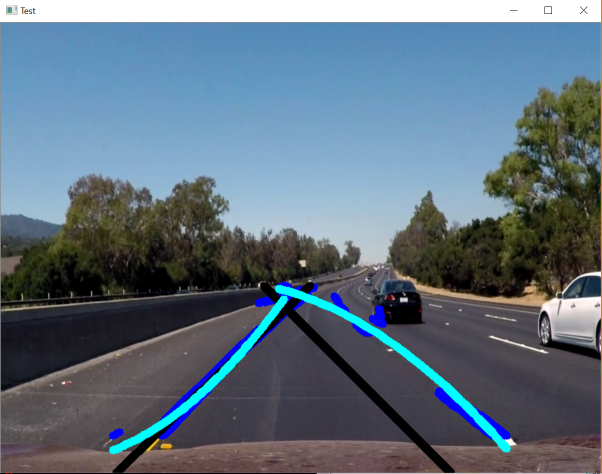
#> input picture Documentation/road.PNG, 1203 x 947 px, given in place of the camera (shown at 1/2 size)
$ python main.py
#> lines starting #> are read from the running program, lines starting #| are printed output that depends on the picture; after the words box and inside, x2 and y2 are one past the last pixel; in counts of white or black regions, pixels touching at a corner belong together
import cv2
import numpy as np
from numpy import ones, vstack
from numpy.linalg import lstsq
import math
from time import sleep
from scipy.optimize import curve_fit

# import matplotlib.pyplot as plt
# import sympy
# from scipy import stats

cap = cv2.VideoCapture(1)


# Check slope for navigation
def checkSlope(x1, y1, x2, y2):
    return (y2 - y1) / (x2 - x1)


# Finding the intersection of 2 lines
def intersection(line, line1):
    x = (line1[1] - line[1]) / (line[0] - line1[0])
    if (x <= 800 and x >= 0) and (((line[0] * x) + line[1]) >= 0) and ((line[0] * x) + line[1] <= 600):
        return [x, (line[0] * x) + line[1]]


# Finding the precentage of turning
def turnPercent(m):
    alpha = math.atan(m)
    alpha = alpha * 180 / math.pi
    if (int(alpha) > 0):
        return int(90 / alpha * 100)
    else:
        alpha = 180 - alpha
        return int(90 / alpha * 100)


# Performing quadratic regression to outline lanes
def polyReg(xcors, ycors):
    def func(x, a, b, c):
        return (a * (x ** 2)) + (b * x) + c

    time = np.array(xcors)
    avg = np.array(ycors)
    initialGuess = [5, 5, -.01]
    guessedFactors = [func(x, *initialGuess) for x in time]
    popt, pcov = curve_fit(func, time, avg, initialGuess)
    cont = np.linspace(min(time), max(time), 50)
    fittedData = [func(x, *popt) for x in cont]
    # [4 lines of commented-out code are left out]
    xcors = []
    ycors = []
    for count, i in enumerate(cont):
        xcors.append(i)
        ycors.append(fittedData[count])

    # [6 lines of commented-out code are left out]
    return popt, xcors, ycors


# Performing linear regression to outline the sides of lanes
def linearRegression(X, Y):
    mean_x = np.mean(X)
    mean_y = np.mean(Y)
    m = len(X)
    numer = 0
    denom = 0
    for i in range(m):
        numer += (X[i] - mean_x) * (Y[i] - mean_y)
        denom += (X[i] - mean_x) ** 2
    b1 = numer / denom
    b0 = mean_y - (b1 * mean_x)

    max_x = np.max(X) + 5
    min_x = np.min(X) - 5
    x = np.linspace(min_x, max_x, 1000)
    y = b0 + b1 * x

    return b1, b0


# Averaging all the points for averaging lanes
def average(diction):
    xcors1 = 0
    ycors1 = 0
    xcors2 = 0
    ycors2 = 0
    count = 0
    for data in diction:
        xcors1 = xcors1 + data[2][0]
        ycors1 = ycors1 + data[2][1]
        xcors2 = xcors2 + data[2][2]
        ycors2 = ycors2 + data[2][3]
        count = count + 1
    xcors1 = xcors1 / count
    ycors1 = ycors1 / count
    xcors2 = xcors2 / count
    ycors2 = ycors2 / count

    return (int(xcors1), int(ycors1), int(xcors2), int(ycors2))


# Function to average houghlines for lanes
def averageLanes(lines):
    try:
        ycor = []

        for i in lines:
            for x in i:
                ycor.append(x[1])
                ycor.append(x[3])

        minY = min(ycor)
        maxY = 600
        linesDict = {}
        finalLines = {}
        lineCount = {}
        for count, i in enumerate(lines):
            for x in i:
                xcors = (x[0], x[2])
                ycors = (x[1], x[3])

                A = vstack([xcors, ones(len(xcors))]).T
                m, b = lstsq(A, ycors)[0]

                x1 = (minY - b) / m
                x2 = (maxY - b) / m

                linesDict[count] = [m, b, [int(x1), minY, int(x2), maxY]]

        status = False
        for i in linesDict:
            finalLinesCopy = finalLines.copy()

            m = linesDict[i][0]
            b = linesDict[i][1]

            line = linesDict[i][2]

            if len(finalLines) == 0:
                finalLines[m] = [[m, b, line]]
            else:
                status = False

                for x in finalLinesCopy:
                    if not status:
                        if abs(x * 1.2) > abs(m) > abs(x * 0.8):
                            if abs(finalLinesCopy[x][0][1] * 1.2) > abs(b) > abs(finalLinesCopy[x][0][1] * 0.8):
                                finalLines[x].append([m, b, line])
                                status = True
                                break

                        else:
                            finalLines[m] = [[m, b, line]]

        for i in finalLines:
            lineCount[i] = len(finalLines[i])

        extremes = sorted(lineCount.items(), key=lambda item: item[1])[::-1][:2]
        lane1 = extremes[0][0]
        lane2 = extremes[1][0]

        l1x1, l1y1, l1x2, l1y2 = average(finalLines[lane1])
        l2x1, l2y1, l2x2, l2y2 = average(finalLines[lane2])

        allxcors = [[l1x1, l1x2], [l2x1, l2x2]]
        allycors = [[l1y1, l1y2], [l2y1, l2y2]]

        return allxcors, allycors


    except Exception as e:
        pass


# Cutting out the reigon of interest
def roi(img, vert):
    mask = np.zeros_like(img)
    cv2.fillPoly(mask, vert, 255)
    return cv2.bitwise_and(img, mask)


def filterWhite(img):
    # [10 lines of commented-out code are left out]

    lower_white = np.uint8([200, 200, 200])
    upper_white = np.uint8([255, 255, 255])
    # hsv = cv2.cvtColor(img, cv2.COLOR_BGR2HSV)
    mask = cv2.inRange(img, lower_white, upper_white)
    res = cv2.bitwise_and(img, img, mask=mask)
    cv2.imshow("res", res)

    return res


# Filtering points
def getPoints(lines):
    xcors = []
    ycors = []
    for i in lines:
        xcors.append(i[0][0])
        ycors.append(i[0][1])
        xcors.append(i[0][2])
        ycors.append(i[0][3])
    return xcors, ycors


# Performing edge detection
def edgeDetect(img):
    edges = cv2.Canny(img, 250, 300)
    return cv2.GaussianBlur(edges, (3, 3), 0)


# Main function
def run(screen):
    # fin = filterWhite(screen)
    vert = np.array([[100, 550], [375, 350], [450, 350], [800, 550]], np.int32)

    fin = edgeDetect(screen)
    fin = roi(fin, [vert])

    line = cv2.HoughLinesP(fin, 2, np.pi / 180, 20, 7, 7)
    if not (line is None):
        for i in line:
            cv2.line(screen, (i[0][0], i[0][1]), (i[0][2], i[0][3]), (255, 0, 0), 10)
    ##        cv2.imshow("edgedetection", fin)

    l1dataset = []
    l2dataset = []
    try:
        straightxcors, straightycors = averageLanes(line)
        xcors, ycors = getPoints(line)

        l1dataset.append(straightxcors[0])
        l1dataset.append(straightycors[0])
        l2dataset.append(straightxcors[1])
        l2dataset.append(straightxcors[1])
        allstraightxcors = straightxcors[0] + straightxcors[1]
        allstraightycors = straightycors[0] + straightycors[1]

        l1m, l1b = linearRegression(l1dataset[0], l1dataset[1])
        l2m, l2b = linearRegression(l2dataset[0], l2dataset[1])

        allm, allb = linearRegression(allstraightxcors, allstraightycors)
        allxcor1 = int((allm * 350) + allb)
        allxcor2 = int(allb)

        filterl1x = []
        filterl1y = []
        filterl2x = []
        filterl2y = []

        # [9 lines of commented-out code are left out]

        for count, i in enumerate(ycors):
            if (i * l2m + l2b < xcors[count]):
                filterl2x.append(xcors[count])
                filterl2y.append(i)
            else:
                filterl1x.append(xcors[count])
                filterl1y.append(i)

        l1inx1 = int((600 - l1b) / l1m)
        l1inx2 = int((350 - l1b) / l1m)

        l2inx1 = int((600 - l2b) / l2m)
        l2inx2 = int((350 - l2b) / l2m)

        cv2.line(screen, (int(l1inx1), 600), (int(l1inx2), 350), (0, 0, 0), 10)
        cv2.line(screen, (int(l2inx1), 600), (int(l2inx2), 350), (0, 0, 0), 10)
        l1s = checkSlope(l1inx1, 600, l1inx2, 350)
        l2s = checkSlope(l2inx1, 600, l2inx2, 350)

        per = turnPercent(l1s)
        if per > 360:
            per = per % 360
        font = cv2.FONT_HERSHEY_SIMPLEX
        cv2.putText(screen, str(per), (400, 400), font, 1, (0, 0, 255), 2, cv2.LINE_AA)

        # cv2.line(screen, (allxcor1, 600), (allxcor2,350), (255,0,0), 10)
        turning = ""

        results = intersection([l1m, l1b], [l2m, l2b])
        if not (results is None):
            if (results[0] > 400):
                with open("write.txt", "w") as f:
                    if (per >= 90 and per < 105):
                        f.write("Slight Left")
                    elif (per >= 105 and per < 150):
                        f.write("Turn left")
                    elif (per >= 150):
                        f.write("Hard left")
            else:
                with open("write.txt", "w") as f:
                    if (per <= 30 and per > 0):
                        f.write("Hard Right")
                    elif (per > 30 and per < 75):
                        f.write("Turn Right")
                    elif (per >= 75 and per < 90):
                        f.write("Slight Right")
        else:
            with open("write.txt", "w") as f:
                f.write("Go straight")
        try:
            equ1, polyx1, polyy1 = polyReg(filterl2x, filterl2y)
            # print(str(equ1[0]) + "x^2 + " + str(equ1[1]) + "x + " + str(equ1[2]))
            # intersect1 = findIntersection(l2m, l2b, equ1[0], equ1[1], equ1[2])
            # print(intersect1)

            for i in range(len(polyx1)):
                if i == 0:
                    pass
                else:
                    cv2.line(screen, (int(polyx1[i]), int(polyy1[i])), (int(polyx1[i - 1]), int(polyy1[i - 1])),
                             (255, 255, 0), 10)
        except Exception as e:
            print(e)
        try:
            equ2, polyx2, polyy2 = polyReg(filterl1x, filterl1y)

            for i in range(len(polyx2)):
                if i == 0:
                    pass
                else:
                    cv2.line(screen, (int(polyx2[i]), int(polyy2[i])), (int(polyx2[i - 1]), int(polyy2[i - 1])),
                             (255, 255, 0), 10)

        except:
            pass


    except Exception as e:
        print(e)
        pass

    return screen


# Running infinite loop to get constant video feeds
while True:
    try:
        _, screen = cap.read()
#> screen is the input picture: shape (947, 1203, 3); mean B, G, R 126.4, 112.5, 95.3

        screen = cv2.resize(screen, (800, 600))
#> screen: shape (600, 800, 3)
    except:
        with open("write.txt", "w") as f:
            f.write("Done")
    cv2.imshow("Test", run(screen))
#> in edgeDetect, `edges = cv2.Canny(img, 250, 300)`:
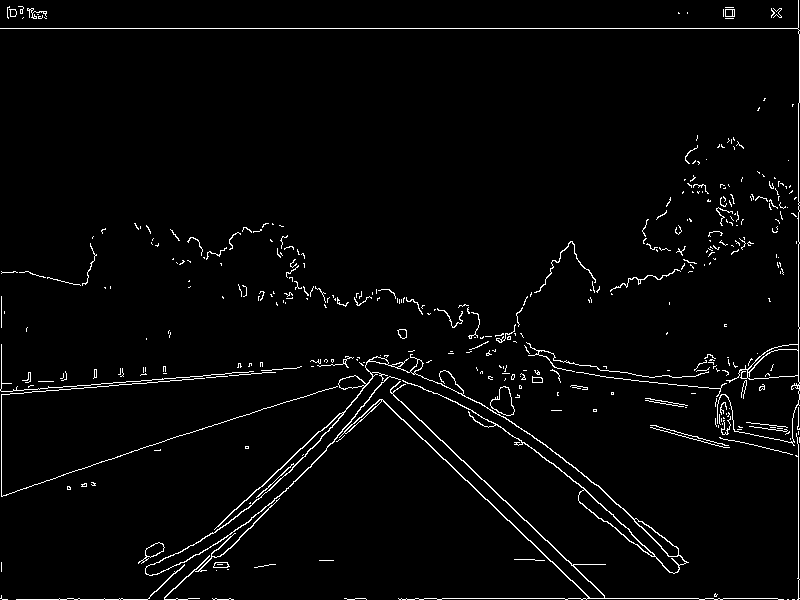
#> edges: shape (600, 800); 2.6% white in thin lines or dots
#> in edgeDetect, `return cv2.GaussianBlur(edges, (3, 3), 0)`:
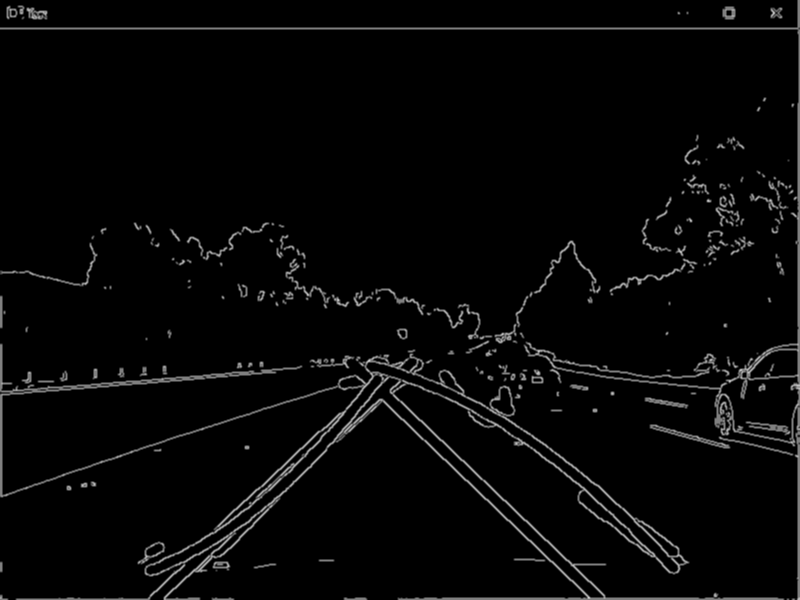
#> returned value: shape (600, 800); min 0, max 207, mean 6.9
#> in roi, `cv2.fillPoly(mask, vert, 255)`:
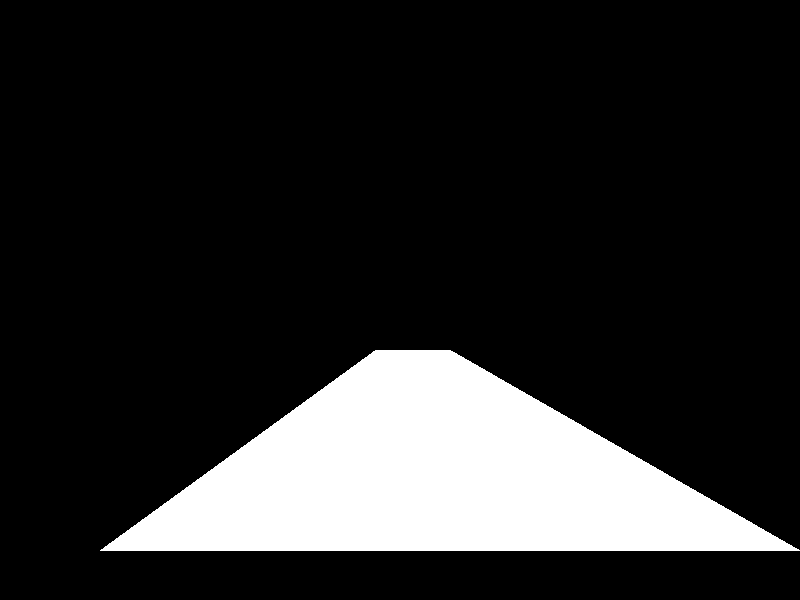
#> mask: shape (600, 800); 16.3% white; 1 white region, box (x1, y1, x2, y2) and area: (100, 350, 800, 551) 78100
#> in roi, `return cv2.bitwise_and(img, mask)`:
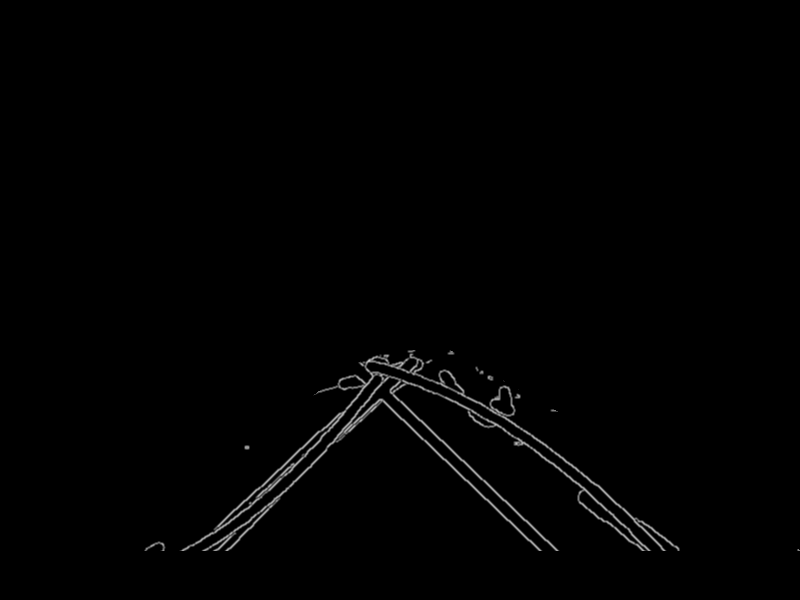
#> returned value: shape (600, 800); min 0, max 207, mean 1.9
#> in run, `line = cv2.HoughLinesP(fin, 2, np.pi / 180, 20, 7, 7)`: line = 238 rows, first 6: [389, 390, 555, 550], [267, 485, 293, 462], [345, 407, 369, 384], [336, 434, 372, 397], [412, 375, 423, 366], [244, 512, 344, 415]
#> the loop in run, `for i in line:` made 238 passes
#> after the loop in run, `for i in line:`:
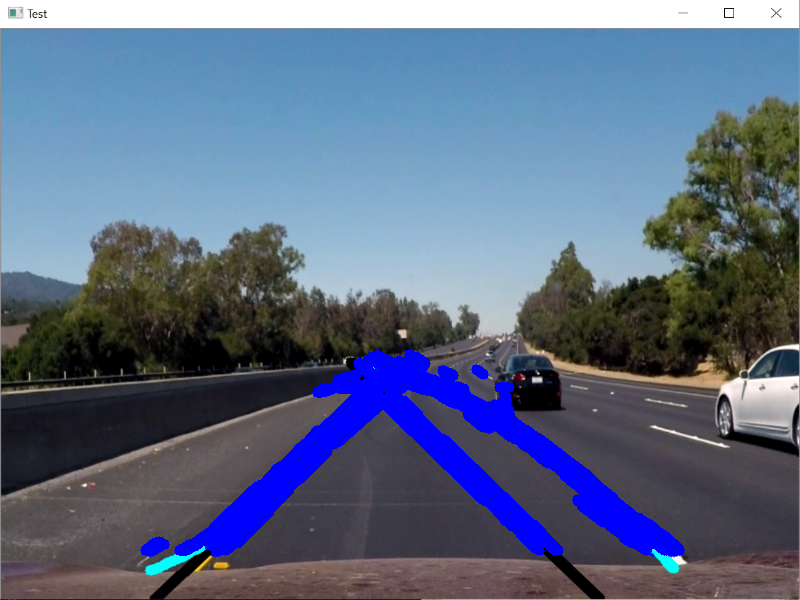
#> screen: shape (600, 800, 3); mean B, G, R 132.9, 107.2, 93.4
#> the loop in averageLanes, `for i in lines:` made 238 passes
#> after the loop in averageLanes, `for i in lines:`: ycor = 476 values, max 550 at index 1, min 354 at index 178, mean 461.5
#> in averageLanes, `minY = min(ycor)`: minY = 354
#> the loop in averageLanes, `for count, i in enumerate(lines):` made 238 passes
#> after the loop in averageLanes, `for count, i in enumerate(lines):`: linesDict = 238 items
#> the loop in averageLanes, `for i in linesDict:` made 238 passes
#> (m, b, line) on passes 1 to 12: (0.964, 15.06, [351, 354, 606, 600]), (-0.885, 721.2, [415, 354, 137, 600]), (-0.958, 737.6, [400, 354, 143, 600]), (-1.03, 779.3, [413, 354, 174, 600]), (-0.818, 712.1, [437, 354, 137, 600]), (-0.97, 748.7, [406, 354, 153, 600]), (0.785, 18.37, [427, 354, 740, 600]), (0.808, 22.69, [410, 354, 714, 600]), (0.968, 28.17, [336, 354, 590, 600]), (-0.953, 764.5, [430, 354, 172, 600]), (-0.95, 731.1, [396, 354, 137, 600]), (0.844, -3.24, [423, 354, 714, 600])
#> (m, b) on passes 61 to 66: (0.333, 248), (0.444, 203.9), (0.9, -56.9), (-1.14, 769.7), (-1, 761), (-0.0909, 419.9)
#> after the loop in averageLanes, `for i in linesDict:`: finalLines = 209 items
#> the loop in averageLanes, `for i in finalLines:` made 209 passes
#> i on passes 1 to 3: 0.964, 0.692, 0.3
#> in averageLanes, `extremes = sorted(lineCount.items(), key=lambda item: item[1])[::-1][:2]`: extremes = [(-0.962, 60), (0.778, 14)]
#> in averageLanes, `lane1 = extremes[0][0]`: lane1 = -0.962
#> in averageLanes, `lane2 = extremes[1][0]`: lane2 = 0.778
#> the loop in average, `for data in diction:` made 60 passes
#> (data, xcors1, ycors1, xcors2, ycors2) on passes 1 to 11: ([-0.962, 752.3, [414, 354, 158, 600]], 414, 354, 158, 600), ([-0.952, 730.9, [395, 354, 137, 600]], 809, 708, 295, 1200), ([-0.905, 726.7, [411, 354, 140, 600]], 1220, 1062, 435, 1800), ([-0.972, 748.4, [405, 354, 152, 600]], 1625, 1416, 587, 2400), ([-1, 765, [410, 354, 164, 600]], 2035, 1770, 751, 3000), ([-0.884, 739.8, [436, 354, 158, 600]], 2471, 2124, 909, 3600), ([-0.906, 744.7, [431, 354, 159, 600]], 2902, 2478, 1068, 4200), ([-0.882, 708.1, [401, 354, 122, 600]], 3303, 2832, 1190, 4800), ([-1, 772, [418, 354, 171, 600]], 3721, 3186, 1361, 5400), ([-1.05, 762.8, [388, 354, 154, 600]], 4109, 3540, 1515, 6000), ([-1.14, 769.7, [363, 354, 148, 600]], 4472, 3894, 1663, 6600)
#> data on passes 56 to 60: [-1, 742, [387, 354, 142, 600]], [-1, 755, [401, 354, 154, 600]], [-1, 776, [421, 354, 176, 600]], [-1, 744, [389, 354, 144, 600]], [-1, 746, [392, 354, 145, 600]]
#> the loop in average (call 2), `for data in diction:` made 14 passes
#> data on passes 1 to 12: [0.778, 52.89, [387, 354, 703, 600]], [0.9, -56.9, [456, 354, 729, 600]], [0.75, 55.5, [397, 354, 726, 600]], [0.765, 46.06, [402, 354, 724, 600]], [0.773, 56.05, [385, 354, 703, 600]], [0.882, -50.12, [458, 354, 736, 600]], [0.929, -42.36, [426, 354, 691, 600]], [0.765, 53.24, [393, 354, 714, 600]], [0.75, 57.5, [395, 354, 723, 600]], [0.75, 53.25, [400, 354, 729, 600]], [0.75, 50.75, [404, 354, 732, 600]], [0.75, 56.5, [396, 354, 724, 600]]
#> the loop in getPoints, `for i in lines:` made 238 passes
#> the loop in run, `for count, i in enumerate(ycors):` made 476 passes
#> i on passes 1 to 3: 390, 550, 485
#> the loop in run, `for i in range(len(polyx1)):` made 50 passes
#> after the loop in run, `for i in range(len(polyx1)):`:
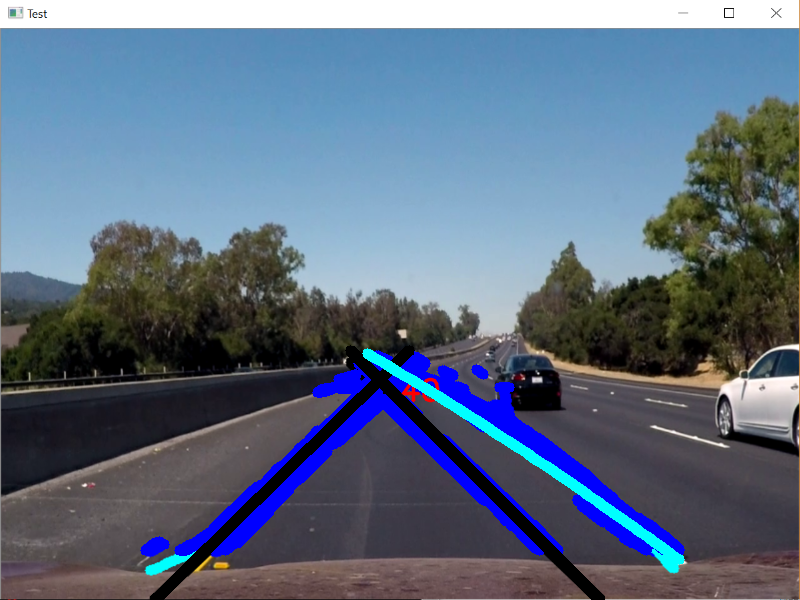
#> screen: shape (600, 800, 3); mean B, G, R 129.7, 109.1, 93.4
#> the loop in run, `for i in range(len(polyx2)):` made 50 passes
#> after the loop in run, `for i in range(len(polyx2)):`:
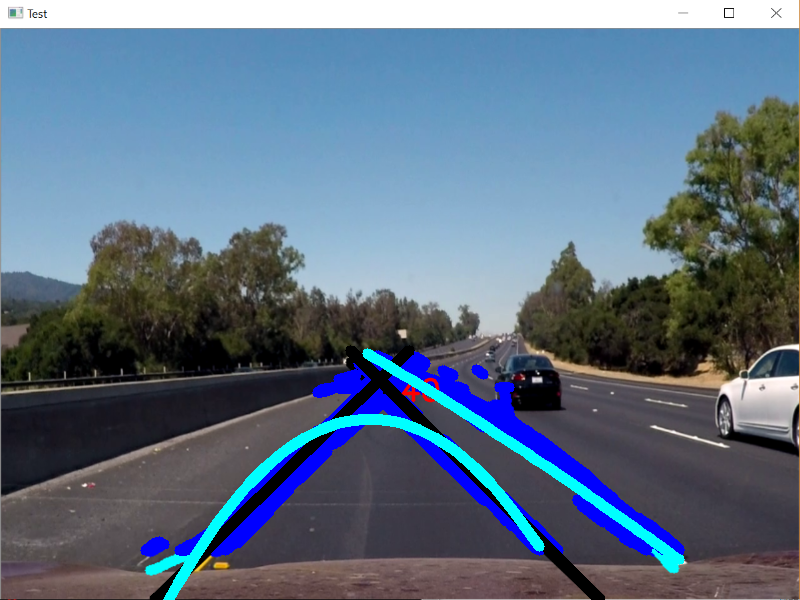
#> screen: shape (600, 800, 3); 1.15% of pixels changed, all inside (x1, y1, x2, y2) = (163, 414, 545, 600)

    if cv2.waitKey(1) & 0xFF == ord('q'):
#> (key q is pressed here)
        break
cap.release()
cv2.destroyAllWindows()
